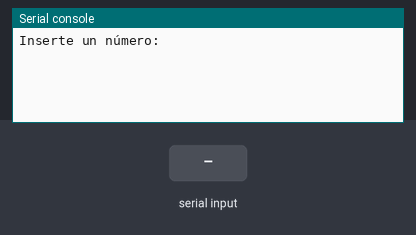
Simulated run of this program. Board: Raspberry Pi Pico running MicroPython. Parts: the last lines printed to the serial console. The inputs (shaded band) are chosen by the test bench.

Above: at 1.2 s.
1.3 s: "3" typed at the serial console, then Enter
At 2.0 s:
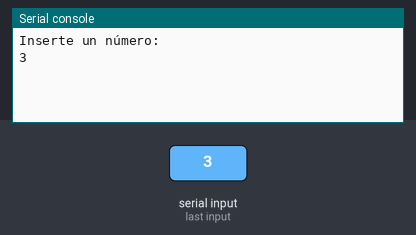
2.8 s: "5" typed at the serial console, then Enter
At 3.1 s:
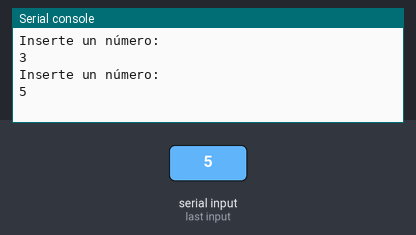
4.3 s: "90" typed at the serial console, then Enter
At 5.1 s:
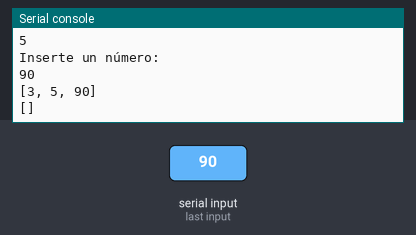

Measured:
- after the input at 1.3 s, the serial console: prints a new line at once (image 1)
- after the input at 2.8 s, the serial console: prints a new line at once (image 2)
- after the input at 4.3 s, the serial console: prints a new line at once (image 3)

The program:

acomodar_3_numeros_mayor_menor.py
```python
from machine import Pin
import time
#acomodar 3 numeros de mayor a menor
s = []
fibo = list()
state = 'pedir'
while 1:
    if state == 'pedir':

        x = int(input("Inserte un número:  "))
        s.append(x)

        if len(s) == 3:

            state = 'acomodar'
    if state == 'acomodar':
        print(s)
        if s[0] > s[1]:
            if s[0] > s[2]:
                fibo.append(s[0])
                if s[2] > s[1]:
                    fibo.append(s[2])
                    fibo.append(s[1])

                elif s[1] > s[2]:
                    fibo.append(s[1])
                    fibo.append(s[2])

        elif s[1] > s[0]:
            if s[1] > s[2]:
                fibo.append(s[1])
                if s[2] > s[0]:
                    fibo.append(s[2])
                    fibo.append(s[0])
                elif s[0] > s[2]:
                    fibo.append(s[0])
                    fibo.append(s[2])

        print(fibo)
        del(s)

        s = []
        state = 'pedir'
    time.sleep(1)


                
```
